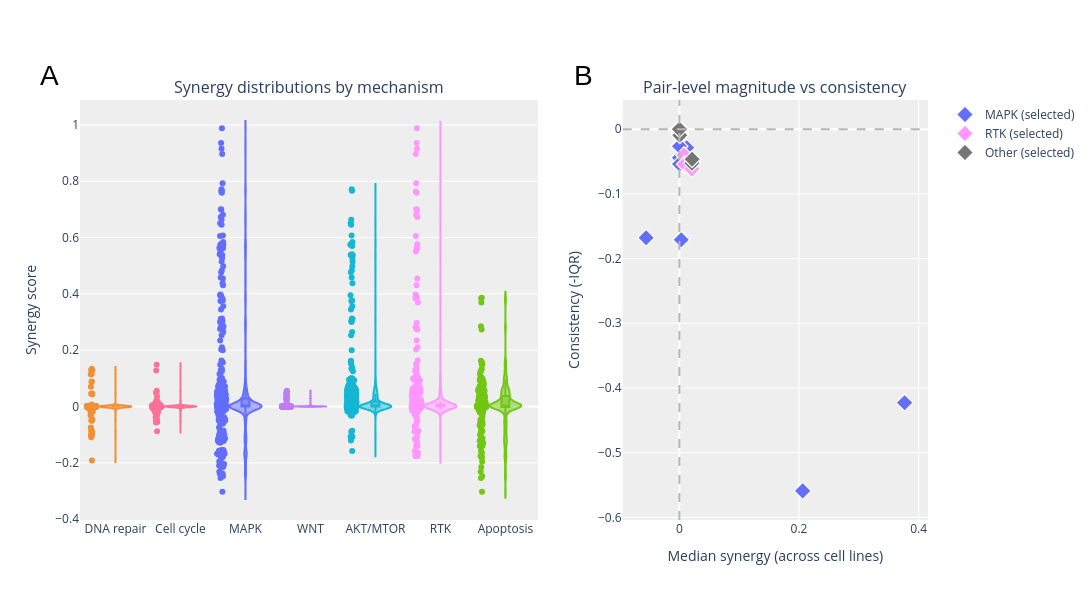
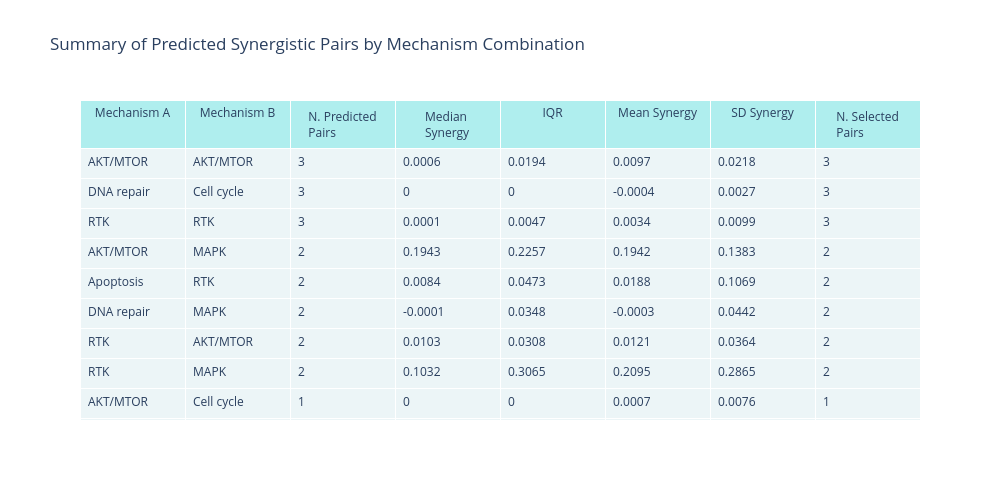

Notebook code for these charts, in order:
### Code cell
from synco.plotting.pred_distributions import make_pred_distribution_plots

make_pred_distribution_plots(str(results_dir), plots_dir=str(plots_dir), show=True,
                            family_priority=['MAPK', 'RTK'])

### Figure 1 — Plotly figure (JSON) as saved in the notebook; plotly's stock layout.template omitted (floating-point values rounded to 4 significant figures; data arrays with more than 128 entries replaced by an {"elided": "..."} marker saying what was removed)
{"data": [{"box": {"visible": true}, "marker": {"color": "#F09138"}, "meanline": {"visible": false}, "name": "DNA repair", "points": "all", "showlegend": false, "type": "violin", "xaxis": "x", "y": {"elided": "340 float values"}, "yaxis": "y"}, {"box": {"visible": true}, "marker": {"color": "#FC7299"}, "meanline": {"visible": false}, "name": "Cell cycle", "points": "all", "showlegend": false, "type": "violin", "xaxis": "x", "y": {"elided": "337 float values"}, "yaxis": "y"}, {"box": {"visible": true}, "marker": {"color": "#636EFA"}, "meanline": {"visible": false}, "name": "MAPK", "points": "all", "showlegend": false, "type": "violin", "xaxis": "x", "y": {"elided": "501 float values"}, "yaxis": "y"}, {"box": {"visible": true}, "marker": {"color": "#BD7EF7"}, "meanline": {"visible": false}, "name": "WNT", "points": "all", "showlegend": false, "type": "violin", "xaxis": "x", "y": [1.382e-08, 1.836e-05, 1.587e-08, 1.917e-08, 1.98e-05, 2.264e-08, 1.711e-11, 6.761e-10, 6.863e-10, 0.001852, 0.001234, 0.001161, 4.801e-07, 0.0001454, 0.0006837, 1.366e-10, -4.477e-07, -1.88e-05, 0.006119, 0.0003469, 5.174e-05, 2.317e-05, 0.05147, 0.004532, 0.002832, 0.0466, 0.0001312, 1.11e-16, 0.000176, 0.0001359, 7.914e-05, 0.03528, 0.0003893, 0.001179, 0.0005178, 0.0003481, 0.0003663, -1.929e-09, 3.597e-10, 2.23e-09, 2.155e-10, 0.00303, 4.126e-08, 0.004494, 0.001845, 6.561e-09, 0.02962, 2.4e-07, 9.659e-05, 6.079e-07, 4.646e-06, -0.0, 0.05254, 1.228e-07, 3.981e-07, 2.181e-07, 0.003248, 1.227e-08, -3.83e-05, 1.039e-07, 1.349e-06, 4.013e-07, -2.725e-06, -0.0, 0.04568, 2.095e-11, 2.842e-07, 3.089e-12, 0.001457, 0.001105, 7.364e-08, 2.779e-07, 1.226e-07, 3.876e-05, 0.0001024, 6.259e-05, -2.458e-05, -0.0, 0.05563, 0.001416, 0.0001421, 3.591e-10, 2.167e-09, 2.154e-10, 5.822e-05, 8.292e-08, 0.0005985, -0.0, 0.002544, 0.004977, 2.229e-09, 0.02859, 3.046e-06, 5.472e-06, 8.277e-07, 5.703e-05, 3.507e-05, 0.03881, 0.002094, 1.301e-08, 0.03006, 0.0003818, 2.055e-11, 0.003273, 0.01208, 3.789e-05, -0.0001978, 1.131e-07, 3.686e-07, 1.951e-07, 1.48e-07, 4.708e-07, 2.553e-07, 5.276e-08, 4.569e-07, 1.906e-07, 0.002379, 0.000921, 0.02033, 0.00192, 4.106e-09, 0.02874], "yaxis": "y"}, {"box": {"visible": true}, "marker": {"color": "#16B7D3"}, "meanline": {"visible": false}, "name": "AKT/MTOR", "points": "all", "showlegend": false, "type": "violin", "xaxis": "x", "y": {"elided": "678 float values"}, "yaxis": "y"}, {"box": {"visible": true}, "marker": {"color": "#FF97FF"}, "meanline": {"visible": false}, "name": "RTK", "points": "all", "showlegend": false, "type": "violin", "xaxis": "x", "y": {"elided": "630 float values"}, "yaxis": "y"}, {"box": {"visible": true}, "marker": {"color": "#71C715"}, "meanline": {"visible": false}, "name": "Apoptosis", "points": "all", "showlegend": false, "type": "violin", "xaxis": "x", "y": {"elided": "206 float values"}, "yaxis": "y"}, {"marker": {"color": "#636EFA", "line": {"color": "white", "width": 1.2}, "size": 13, "symbol": "diamond"}, "mode": "markers", "name": "MAPK (selected)", "showlegend": true, "type": "scatter", "x": [0.003007, -0.0002437, -1.181e-09, 0.0001536, 0.2061, 0.3766, 8.689e-08, 0.0121, 3.803e-07, -0.05572, 0.0001437], "xaxis": "x2", "y": [-0.1709, -0.02534, -0.0442, -0.05389, -0.5591, -0.4228, -0.008746, -0.02868, -0.0005291, -0.1679, -0.02652], "yaxis": "y2"}, {"marker": {"color": "#FF97FF", "line": {"color": "white", "width": 1.2}, "size": 13, "symbol": "diamond"}, "mode": "markers", "name": "RTK (selected)", "showlegend": true, "type": "scatter", "x": [0.007883, 0.008981, 0.0002769, 0.02057, 1.029e-06, 3.535e-05, 9.525e-05, 1.682e-07, 4.525e-05, 8.263e-07], "xaxis": "x2", "y": [-0.0402, -0.0544, -0.007358, -0.06145, -0.002417, -0.0002118, -0.006715, -9.056e-06, -0.001042, -4.086e-05], "yaxis": "y2"}, {"marker": {"color": "#757575", "line": {"color": "white", "width": 1.2}, "size": 13, "symbol": "diamond"}, "mode": "markers", "name": "Other (selected)", "showlegend": true, "type": "scatter", "x": [-0.0, -8.882e-16, 0.02098, -1.421e-06, -2.22e-16, -2.22e-16, -0.0, -1.053e-06, 0.0213, 2.554e-06, -0.0, 0.0006469, 4.638e-07], "xaxis": "x2", "y": [-0.0, -2.558e-11, -0.05253, -0.0005533, -1.271e-11, -1.39e-13, -0.0005934, -0.002171, -0.04662, -0.0005861, -5.748e-06, -0.009441, -7.391e-05], "yaxis": "y2"}], "layout": {"annotations": [{"font": {"size": 16}, "showarrow": false, "text": "Synergy distributions by mechanism", "x": 0.27, "xanchor": "center", "xref": "paper", "y": 1, "yanchor": "bottom", "yref": "paper"}, {"font": {"size": 16}, "showarrow": false, "text": "Pair-level magnitude vs consistency", "x": 0.82, "xanchor": "center", "xref": "paper", "y": 1, "yanchor": "bottom", "yref": "paper"}, {"font": {"color": "black", "family": "Arial", "size": 28}, "showarrow": false, "text": "A", "x": -0.05, "xanchor": "left", "xref": "paper", "y": 1.1, "yanchor": "top", "yref": "paper"}, {"font": {"color": "black", "family": "Arial", "size": 28}, "showarrow": false, "text": "B", "x": 0.58, "xanchor": "left", "xref": "paper", "y": 1.1, "yanchor": "top", "yref": "paper"}], "height": 600, "plot_bgcolor": "#eeeeee", "shapes": [{"line": {"color": "#b6b5b5", "dash": "dash"}, "type": "line", "x0": 0, "x1": 0, "xref": "x2", "y0": 0, "y1": 1, "yref": "y2 domain"}, {"line": {"color": "#b6b5b5", "dash": "dash"}, "type": "line", "x0": 0, "x1": 1, "xref": "x2 domain", "y0": 0, "y1": 0, "yref": "y2"}], "width": 1400, "xaxis": {"anchor": "y", "domain": [0, 0.54], "title": {"text": ""}}, "xaxis2": {"anchor": "y2", "domain": [0.64, 1], "title": {"text": "Median synergy (across cell lines)"}}, "yaxis": {"anchor": "x", "domain": [0, 1], "title": {"text": "Synergy score"}}, "yaxis2": {"anchor": "x2", "domain": [0, 1], "title": {"text": "Consistency (-IQR)"}}}}

### Figure 2 — Plotly figure (JSON) as saved in the notebook; plotly's stock layout.template omitted (floating-point values rounded to 4 significant figures; data arrays with more than 128 entries replaced by an {"elided": "..."} marker saying what was removed)
{"data": [{"cells": {"align": "left", "fill": {"color": "#ecf5f7"}, "height": 30, "values": {"elided": "8x23 mixed values"}}, "header": {"align": "center", "fill": {"color": "paleturquoise"}, "values": ["Mechanism A", "Mechanism B", "N. Predicted Pairs", "Median Synergy", "IQR", "Mean Synergy", "SD Synergy", "N. Selected Pairs"]}, "type": "table"}], "layout": {"height": 500, "title": {"text": "Summary of Predicted Synergistic Pairs by Mechanism Combination"}, "width": 1000}}
